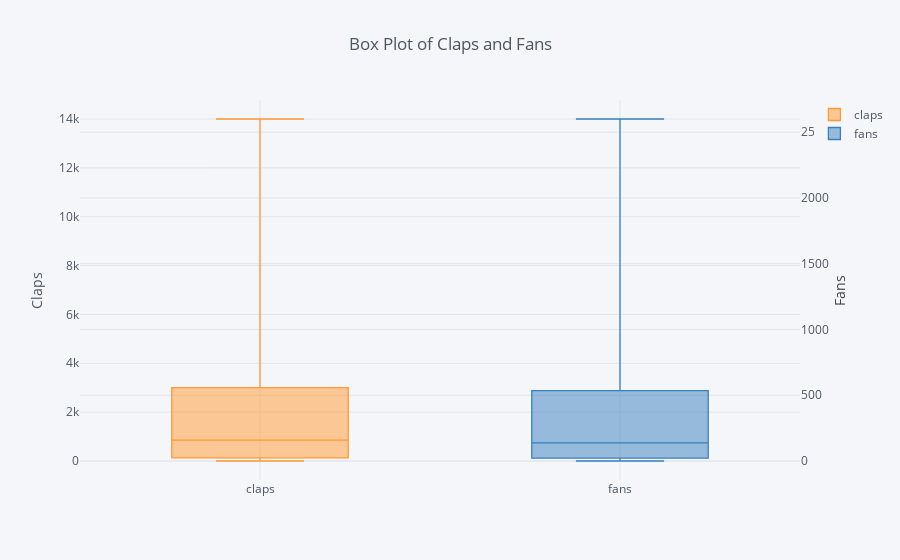

The notebook cell this image was saved under:
### Code cell
df[['claps', 'fans']].iplot(secondary_y='fans', secondary_y_title='Fans',
    kind='box', yTitle='Claps', title='Box Plot of Claps and Fans')

### Figure 1 — Plotly figure (JSON) as saved in the notebook; plotly's stock layout.template omitted (floating-point values rounded to 4 significant figures; data arrays with more than 128 entries replaced by an {"elided": "..."} marker saying what was removed)
{"data": [{"boxpoints": false, "line": {"width": 1.3}, "marker": {"color": "rgba(255, 153, 51, 1.0)"}, "name": "claps", "orientation": "v", "type": "box", "uid": "d9fdce77-5ad0-45ef-8ab4-ef539e87ec75", "y": {"elided": "133 int values"}}, {"boxpoints": false, "line": {"width": 1.3}, "marker": {"color": "rgba(55, 128, 191, 1.0)"}, "name": "fans", "orientation": "v", "type": "box", "uid": "347835ce-1196-4c0f-a1e6-e15fd97dd9db", "xaxis": "x", "y": {"elided": "133 int values"}, "yaxis": "y2"}], "layout": {"legend": {"bgcolor": "#F5F6F9", "font": {"color": "#4D5663"}}, "paper_bgcolor": "#F5F6F9", "plot_bgcolor": "#F5F6F9", "title": {"font": {"color": "#4D5663"}, "text": "Box Plot of Claps and Fans"}, "xaxis": {"gridcolor": "#E1E5ED", "showgrid": true, "tickfont": {"color": "#4D5663"}, "title": {"font": {"color": "#4D5663"}, "text": ""}, "zerolinecolor": "#E1E5ED"}, "yaxis": {"gridcolor": "#E1E5ED", "showgrid": true, "tickfont": {"color": "#4D5663"}, "title": {"font": {"color": "#4D5663"}, "text": "Claps"}, "zerolinecolor": "#E1E5ED"}, "yaxis2": {"anchor": "x", "gridcolor": "#E1E5ED", "overlaying": "y", "showgrid": true, "side": "right", "tickfont": {"color": "#4D5663"}, "title": {"text": "Fans"}, "zerolinecolor": "#E1E5ED"}}}
